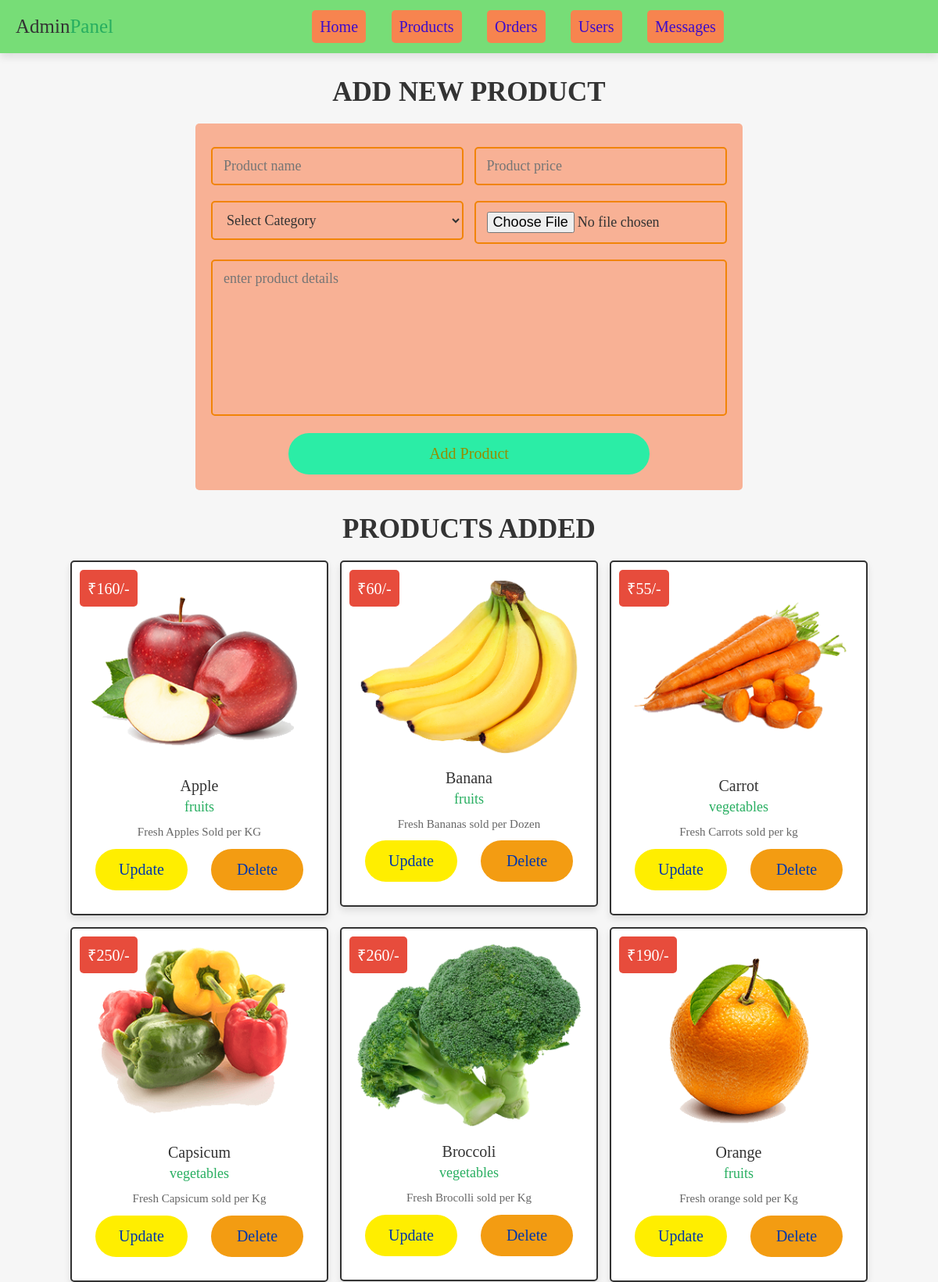
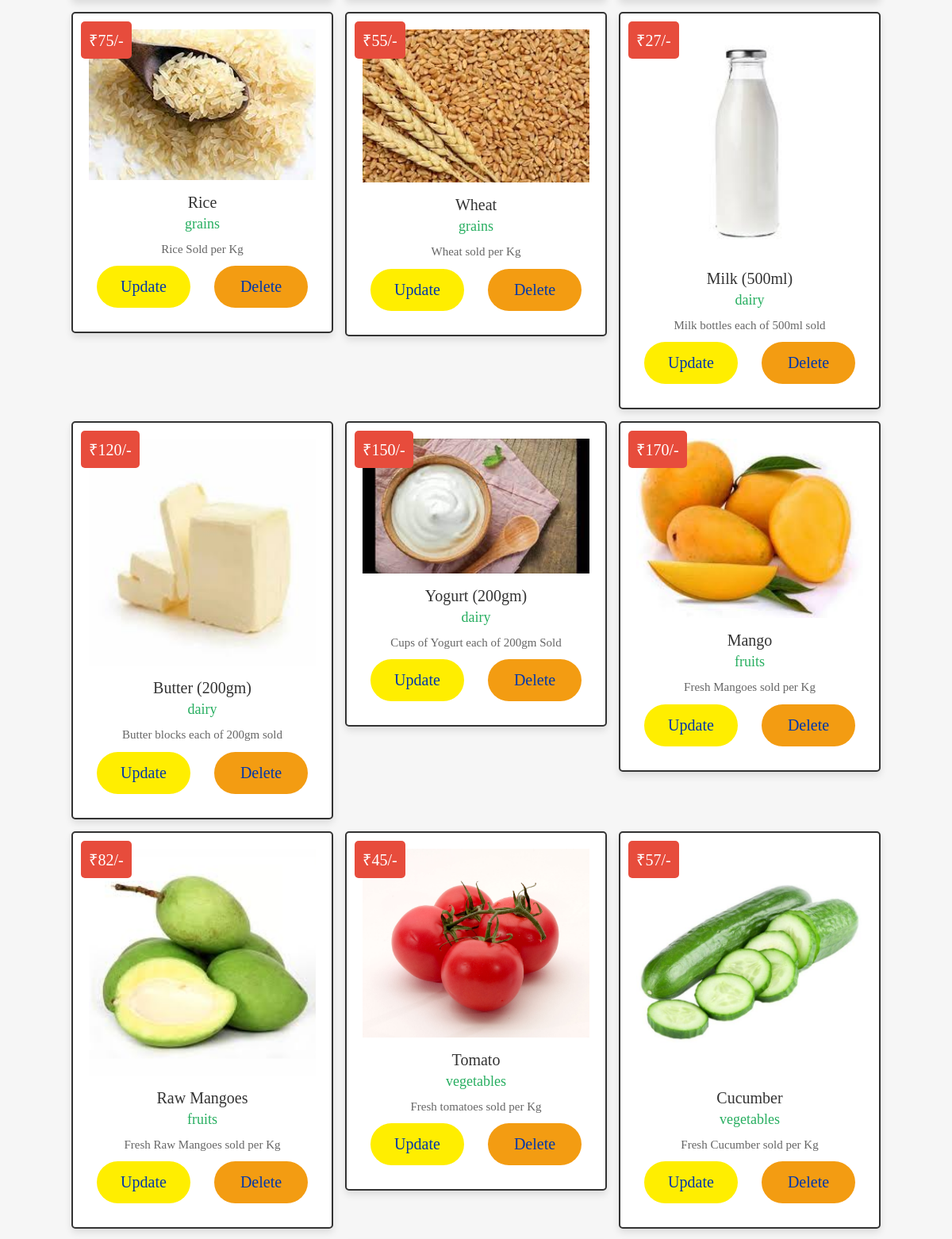
Screenshot of /admin_products.php (upper part) with the database file from the repository (2 pictures, top to bottom).
### tables this page shows
CREATE TABLE `products` (
  `id` int(100) NOT NULL,
  `name` varchar(100) NOT NULL,
  `category` varchar(20) NOT NULL,
  `details` varchar(500) NOT NULL,
  `price` int(100) NOT NULL,
  `image` varchar(100) NOT NULL
);

### admin_products.php (the view, shortened to what this page needs)
<?php
@include 'config.php';
?>
<!DOCTYPE html>
<html lang="en">
<head>
   <link rel="stylesheet" href="https://cdnjs.cloudflare.com/ajax/libs/font-awesome/6.1.1/css/all.min.css">
   <link rel="stylesheet" href="css/admin_style.css">
</head>
<body>
<?php include 'admin_header.php'; ?>
<section class="add-products">
   <h1 class="title">Add New Product</h1>
   <form action="" method="POST" enctype="multipart/form-data">
      <div class="flex">
         <div class="inputBox">
         <input type="text" name="name" class="box" required placeholder="Product name">
         <select name="category" class="box" required>
            <option value="" selected disabled>Select Category</option>
         </select>
         </div>
         <div class="inputBox">
         <input type="number" min="0" name="price" class="box" required placeholder="Product price">
         <input type="file" name="image" required class="box" accept="image/jpg, image/jpeg, image/png">
         </div>
      </div>
      <textarea name="details" class="box" required placeholder="enter product details" cols="30" rows="10"></textarea>
      <input type="submit" class="btn" value="Add Product" name="add_product">
   </form>
</section>
<section class="show-products">
   <h1 class="title">Products Added</h1>
   <div class="box-container">
   <?php
      $show_products = $conn->prepare("SELECT * FROM `products`");
      $show_products->execute();
      if($show_products->rowCount() > 0){
         while($fetch_products = $show_products->fetch(PDO::FETCH_ASSOC)){
   ?>
   <div class="box">
      <div class="price">₹<?= $fetch_products['price']; ?>/-</div>
      <img src="uploaded_img/<?= $fetch_products['image']; ?>" alt="">
      <div class="name"><?= $fetch_products['name']; ?></div>
      <div class="cat"><?= $fetch_products['category']; ?></div>
      <div class="details"><?= $fetch_products['details']; ?></div>
      <div class="flex-btn">
         <a href="admin_update_product.php?update=<?= $fetch_products['id']; ?>" class="option-btn">Update</a>
         <a href="admin_products.php?delete=<?= $fetch_products['id']; ?>" class="delete-btn" onclick="return confirm('delete this product?');">delete</a>
      </div>
   </div>
   <?php
      }
   }else{
      echo '<p class="empty">now products added yet!</p>';
   }
   ?>
   </div>
</section>
</body>
</html>

### css/admin_style.css (style rules this page uses)
.add-products form { max-width: 70rem; padding:2rem; margin:0 auto; text-align: center; background-color: #f8b195; border-radius: .5rem; }
.add-products form .flex { display: flex; justify-content: space-between; flex-wrap: wrap; }
.add-products form .flex .inputBox { width: 49%; }
.add-products form .box { width: 100%; margin:1rem 0; padding:1.2rem 1.4rem; font-size: 1.8rem; color:var(--black); border-radius: .5rem; background: transparent; border:2px solid #f18407; }
.add-products form textarea { height: 20rem; resize: none; }
.show-products { padding-top: 0; }
.show-products .box-container { display: grid; grid-template-columns: repeat(auto-fit, 33rem); gap:1.5rem; align-items: flex-start; justify-content:center; }
.show-products .box-container .box { text-align: center; border:var(--border); box-shadow: var(--box-shadow); background-color: var(--white); border-radius: .5rem; padding:2rem; position: relative; }
.show-products .box-container .box .price { position: absolute; top:1rem; left:1rem; padding:1rem; font-size: 2rem; color:var(--white); background-color: var(--red); border-radius: .5rem; }
.show-products .box-container .box img { width: 100%; margin-bottom: 1rem; }
.show-products .box-container .box .name { margin:.5rem 0; font-size: 2rem; color:var(--black); }
.show-products .box-container .box .cat { font-size: 1.8rem; color:var(--green); }
.show-products .box-container .box .details { padding-top: 1rem; font-size: 1.5rem; line-height: 1.5; color:var(--light-color); }

### css/components.css (style rules this page uses)
:root { --green:#27ae60; --orange:#f39c12; --red:#e74c3c; --black:#333; --light-color:#666; --white:#fff; --light-bg:#f6f6f6; --border:.2rem solid var(--black); --box-shadow:0 .5rem 1rem rgba(0,0,0,.1); }
* { font-family:Georgia, 'Times New Roman', Times, serif; margin:0; padding:0; box-sizing: border-box; outline: none; border:none; text-decoration: none; color:var(--black); }
body { background-color: var(--light-bg); }
html { font-size: 62.5%; overflow-x: hidden; scroll-behavior: smooth; scroll-padding-top: 6.5rem; }
section { padding:3rem 2rem; max-width: 1200px; margin:0 auto; }
.btn, .delete-btn, .option-btn { display: block; width: 98%; margin:1rem; border-radius:3rem; color:rgb(2, 55, 170); font-size: 2rem; padding:1.5rem; text-transform: capitalize; cursor: pointer; text-align: center; }
.btn { display: block; width: 70%; padding: 15px 20px; margin:auto; margin-top:10px; text-align: center; border: none; background: #2beda6; outline: none; border-radius: 30px; font-size: 2rem; color: rgb(149, 141, 0); cursor: pointer; transition: .3s; }
.delete-btn { background-color: #f39c12; }
.option-btn { background-color: rgb(255, 238, 0); }
.flex-btn { display: flex; flex-wrap: wrap; gap:1rem; }
.flex-btn > * { flex:1; }
.title { text-align: center; margin-bottom: 2rem; text-transform: uppercase; color:var(--black); font-size: 3.5rem; }

### rows the page displays
products: price "160", image (picture), name "Apple", category "fruits", details "Fresh Apples Sold per KG"
products: price "60", image (picture), name "Banana", category "fruits", details "Fresh Bananas sold per Dozen"
products: price "55", image (picture), name "Carrot", category "vegetables", details "Fresh Carrots sold per kg"
products: price "250", image (picture), name "Capsicum", category "vegetables", details "Fresh Capsicum sold per Kg"
products: price "260", image (picture), name "Broccoli", category "vegetables", details "Fresh Brocolli sold per Kg"
products: price "190", image (picture), name "Orange", category "fruits", details "Fresh orange sold per Kg"
products: price "75", image (picture), name "Rice", category "grains", details "Rice Sold per Kg"
products: price "55", image (picture), name "Wheat", category "grains", details "Wheat sold per Kg"
products: price "27", image (picture), name "Milk (500ml)", category "dairy", details "Milk bottles each of 500ml sold"
products: price "120", image (picture), name "Butter (200gm)", category "dairy", details "Butter blocks each of 200gm sold"
products: price "150", image (picture), name "Yogurt (200gm)", category "dairy", details "Cups of Yogurt each of 200gm Sold"
products: price "170", image (picture), name "Mango", category "fruits", details "Fresh Mangoes sold per Kg"
products: price "82", image (picture), name "Raw Mangoes", category "fruits", details "Fresh Raw Mangoes sold per Kg"
products: price "45", image (picture), name "Tomato", category "vegetables", details "Fresh tomatoes sold per Kg"
products: price "57", image (picture), name "Cucumber", category "vegetables", details "Fresh Cucumber sold per Kg"
